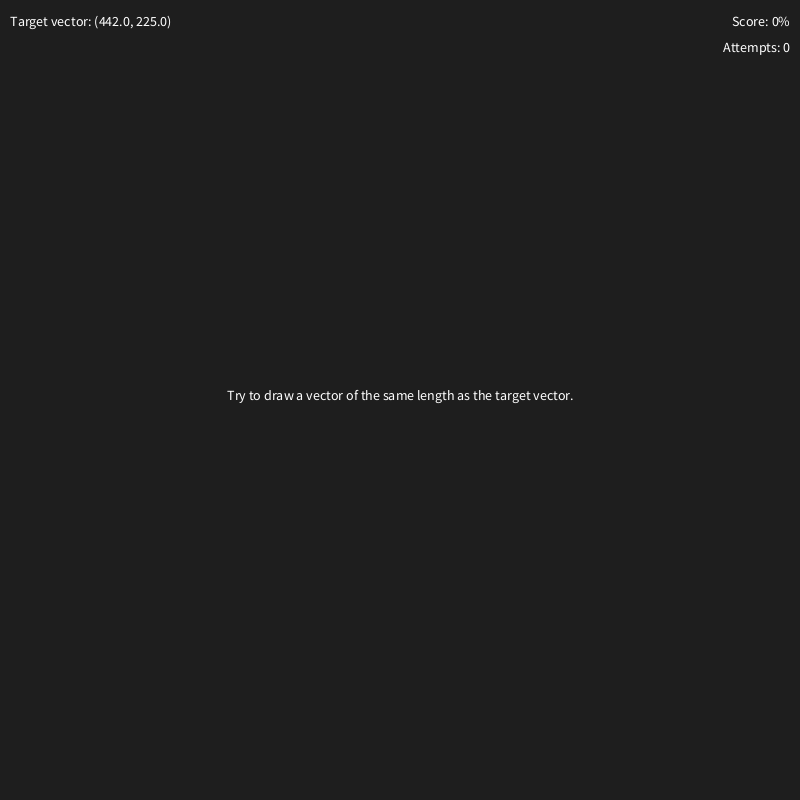
Frame 1 (no input)
Frame 60 (the mouse pressed at the canvas centre just before this capture): identical to frame 1, image omitted
Frame 120 (the mouse held since frame 60 and released just before this capture): identical to frame 1, image omitted

The Processing sketch that drew this single still picture (run headless with seeded random() and noise(); from frame 60 on, the mouse is pressed at the canvas centre):

// Processing sketch: draw_the_vector
// ── draw_the_vector.pde
Vec2 targetVector;
Vec2 currentVector;
Vec2 p1, p2;
boolean lineDone;
boolean showHelp = true;
boolean leftMouseDown;

float score; // 0..1
int attempts;

void setup() {
	size(800, 800);
	smooth();

	reset();
}

void draw() {
	background(30);

	if (leftMouseDown) {
		p2.set(mouseX, mouseY);
	}

	currentVector = Vec2.sub(p2, p1);

	if (leftMouseDown || lineDone) {
		drawVector(p1, p2);
	}

	drawInfoText();
}

void mousePressed() {
	if (mouseButton == LEFT) {
		p1.set(mouseX, mouseY);
		leftMouseDown = true;
		lineDone = false;
		showHelp = false;
	}
	else if (mouseButton == RIGHT) {
		reset();
	}
}

void mouseReleased() {
	if (mouseButton == LEFT) {
		p2.set(mouseX, mouseY);
		leftMouseDown = false;
		lineDone = true;
		attempts += 1;
		score = calculateDistanceScore(currentVector, targetVector);
	}
}


void reset() {
	p1 = new Vec2();
	p2 = new Vec2();
	targetVector = new Vec2(
		int(random(width * 0.1f, width * 0.8f)),
		int(random(height * 0.1f, width * 0.8f)));
	lineDone = false;
	attempts = 0;
	score = 0;
}

void drawVector(Vec2 start, Vec2 end) {
	strokeWeight(1);
	stroke(0, 255, 0);
	line(start.x, start.y, end.x, start.y);
	stroke(0, 255, 255);
	line(end.x, start.y, end.x, end.y);

	strokeWeight(4);
	stroke(255, 0, 0);
	line(start.x, start.y, end.x, end.y);
}

void drawInfoText() {
	textSize(14);
	textAlign(CENTER);

	if (showHelp)
		text("Try to draw a vector of the same length as the target vector.", width / 2, height / 2);

	if (lineDone)
		text("Right click for a new vector.", width / 2, height - 26);

	textAlign(LEFT);
	text("Target vector: " + vectorInfo(targetVector, lineDone), 10, 26);
	if (lineDone)
		text("Your vector: " + vectorInfo(currentVector, true), 10, 52);

	textAlign(RIGHT);
	text("Score: " + int(score * 100) + "%", width - 10, 26);
	text("Attempts: " + attempts, width - 10, 26*2);
}

String vectorInfo(Vec2 vector, boolean showLength) {
	if (showLength)
		return vector + " length = " + vector.length();
	return vector.toString();
}

// Returns a 0..1 value based on how close the length of 'vector' is to that of 'target'.
float calculateDistanceScore(Vec2 vector, Vec2 target) {
	float targetLength = target.length();
	float currentLength = vector.length();

	float distance = abs(currentLength - targetLength);
	return 1 - clamp(distance, 0, targetLength) / targetLength;
}

float clamp(float v, float min, float max) {
	if (v <= min) return min;
	if (v >= max) return max;
	return v;
}

// ── Vec2.pde
// The instance methods of this class modifies the original vector for
// performance reasons (no structs in java). Use the static methods to get a
// new vector.
//
// The vector returned from the instance methods is just the vector itself.
// This is useful for chaining.

// Static is required here because of how processing and java works...
static class Vec2 {
	public float x, y;

	public Vec2() {}

	public Vec2(float value) {
		this(value, value);
	}

	public Vec2(float x, float y) {
		this.x = x;
		this.y = y;
	}


	public Vec2 clone() {
		return new Vec2(x, y);
	}

	public Vec2 set(float x, float y) {
		this.x = x;
		this.y = y;
		return this;
	}

	public Vec2 set(Vec2 vec) {
		x = vec.x;
		y = vec.y;
		return this;
	}

	public float length() {
		return sqrt(sq(x) + sq(y));
	}

	public float lengthSq() {
		return sq(x) + sq(y);
	}

	public float distance(Vec2 vec) {
		return sqrt(sq(vec.x - x) + sq(vec.y - y));
	}

	public Vec2 rotate(float theta) {
		float oldX = x;
		float sinTheta = sin(theta);
		float cosTheta = cos(theta);

		x = cosTheta * x    - sinTheta * y;
		y = sinTheta * oldX + cosTheta * y;
		return this;
	}

	// Arithmetic

	public Vec2 add(Vec2 vec) {
		return add(vec.x, vec.y);
	}

	public Vec2 add(float x, float y) {
		this.x += x;
		this.y += y;
		return this;
	}

	public Vec2 sub(Vec2 vec) {
		return sub(vec.x, vec.y);
	}

	public Vec2 sub(float x, float y) {
		this.x -= x;
		this.y -= y;
		return this;
	}

	public Vec2 mul(float value) {
		x *= value;
		y *= value;
		return this;
	}

	public Vec2 div(float value) {
		x /= value;
		y /= value;
		return this;
	}


	public String toString() {
		return "(" + x + ", " + y + ")";
	}


	// Static functions

	public static float distance(Vec2 a, Vec2 b) {
		return sqrt(sq(b.x - a.x) + sq(b.y - a.y));
	}

	public static Vec2 rotate(Vec2 vec, float theta) {
		float sinTheta = sin(theta);
		float cosTheta = cos(theta);

		return new Vec2(
			cosTheta * vec.x - sinTheta * vec.y,
			sinTheta * vec.x + cosTheta * vec.y);
	}


	public static Vec2 add(Vec2 a, Vec2 b) {
		return new Vec2(a.x + b.x, a.y + b.y);
	}

	public static Vec2 sub(Vec2 a, Vec2 b) {
		return new Vec2(a.x - b.x, a.y - b.y);
	}

	public static Vec2 mul(Vec2 vec, float value) {
		return new Vec2(vec.x * value, vec.y * value);
	}

	public static Vec2 div(Vec2 vec, float value) {
		return new Vec2(vec.x / value, vec.y / value);
	}
}
